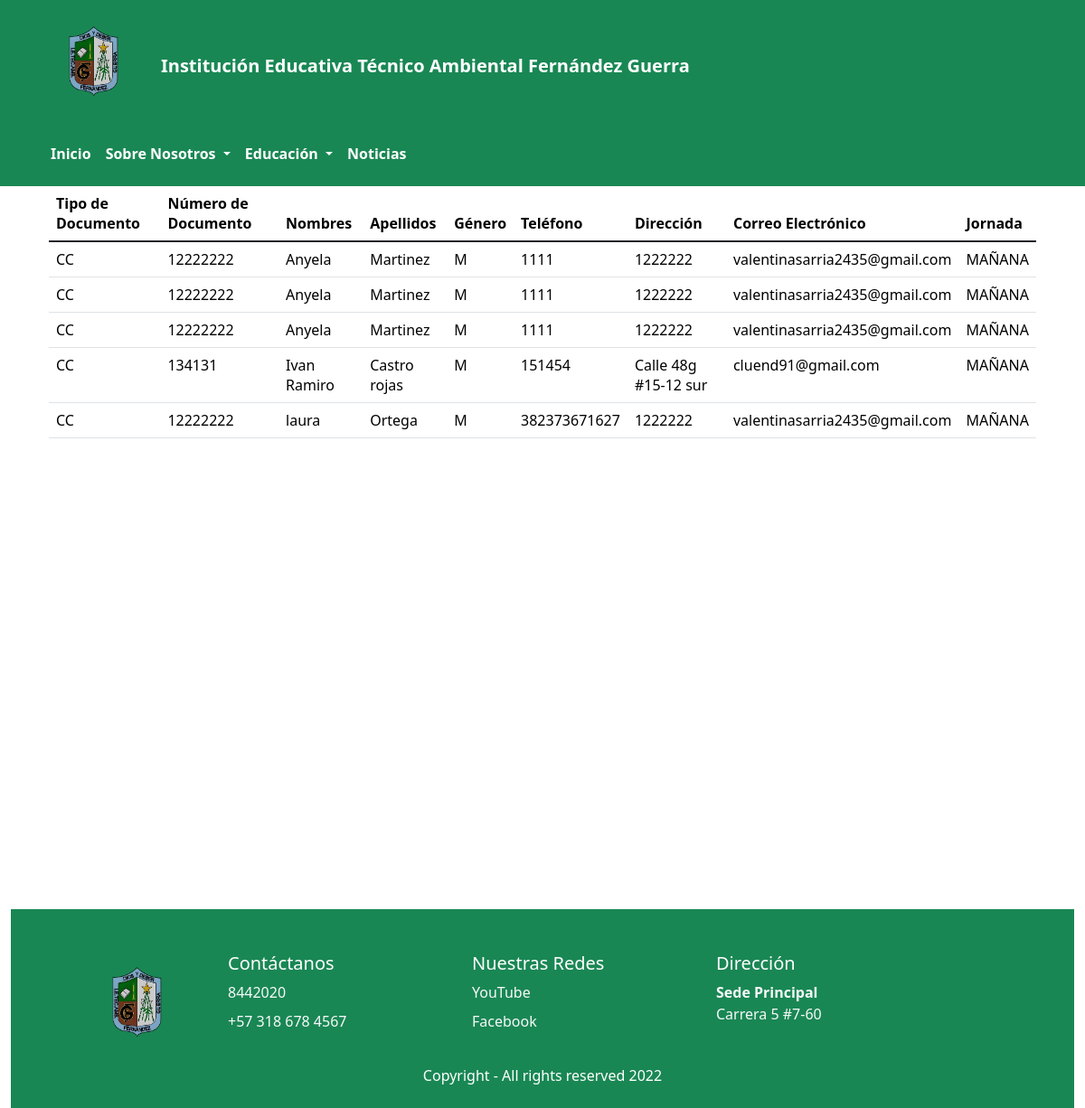
/docentes/, run on the app's committed database.
### docentes/models.py (models this page shows)
class Docente(models.Model):
        class TipoDoc(models.TextChoices):
                CC='CC', _('Cédula de Ciudadanía')
                CE='CE', _('Cédula de Extranjería')
                PP='PP', _('Pasaporte')
        TipoDoc=models.CharField(max_length=3,choices=TipoDoc.choices, default=TipoDoc.CC, verbose_name="Tipo de Documento")
        numDoc=models.CharField(max_length=60, verbose_name="Número de Documento")
        nombres=models.CharField(max_length=60, verbose_name="Nombres")
        apellidos=models.CharField(max_length=60, verbose_name="Apellidos")
        class Genero(models.TextChoices):
                M='M', _('Masculino')
                F='F', _('Femenino')
                I='I', _('Indefinido')
        Genero=models.CharField(max_length=3,choices=Genero.choices, default=Genero.M, verbose_name="Género")
        telefono=models.CharField(max_length=20, verbose_name="Teléfono")
        direccion=models.CharField(max_length=40, verbose_name="Dirección")
        correo=models.CharField(max_length=60, verbose_name="Correo Electrónico")
        class Estado(models.TextChoices):
                ACTIVO='1', _('Activo')
                INACTIVO='0', _('Inactivo')
        Estado=models.CharField(max_length=1,choices=Estado.choices, default=Estado.ACTIVO, verbose_name="Estado")
        class Jornada(models.TextChoices):
                JM='MAÑANA', _('Jornada Mañana')
                JT='TARDE', _('Jornada Tarde')
        Jornada=models.CharField(max_length=10,choices=Jornada.choices, default=Jornada.JM, verbose_name="Jornada")
        usuario=models.ForeignKey(Usuario, on_delete=models.CASCADE,verbose_name='Usuario')

### docentes/views.py (the view)
# urls.py: path('',docente,name="docente"),
def docente(request):
    titulo="Docente"
    docentes= Docente.objects.all()
    context={
        'titulo':titulo,
        'docentes':docentes
}
    return render(request,'docentes/docente.html',context)

### base/Templates/docentes/docente.html
{% extends 'partials/body.html' %}
{% block contenido %}
<table class="table">
    <thead>
    <tr>
      <th scope="col">Tipo de Documento</th>
      <th scope="col">Número de Documento</th>
      <th scope="col">Nombres</th>
      <th scope="col">Apellidos</th>
      <th scope="col">Género</th>
      <th scope="col">Teléfono</th>
      <th scope="col">Dirección</th>
      <th scope="col">Correo Electrónico</th>
      <th scope="col">Jornada</th>
    </tr>
    </thead>
    <tbody>
    {% for docente in docentes %}
    <tr>
        <td>{{docente.TipoDoc}}</td>
        <td>{{docente.numDoc}}</td>
        <td>{{docente.nombres}}</td>
        <td>{{docente.apellidos}}</td>
        <td>{{docente.Genero}}</td>
        <td>{{docente.telefono}}</td>
        <td>{{docente.direccion}}</td>
        <td>{{docente.correo}}</td>
        <td>{{docente.Jornada}}</td>
    </tr>
        {% endfor %}
    </tbody>
    </table>
{% endblock contenido %}

### data on the page
Docente: TipoDoc "CC", numDoc "12222222", nombres "Anyela", apellidos "Martinez", Genero "M", telefono "1111", direccion "1222222", correo "valentinasarria2435@gmail.com", Jornada "MAÑANA"
Docente: TipoDoc "CC", numDoc "12222222", nombres "Anyela", apellidos "Martinez", Genero "M", telefono "1111", direccion "1222222", correo "valentinasarria2435@gmail.com", Jornada "MAÑANA"
Docente: TipoDoc "CC", numDoc "12222222", nombres "Anyela", apellidos "Martinez", Genero "M", telefono "1111", direccion "1222222", correo "valentinasarria2435@gmail.com", Jornada "MAÑANA"
Docente: TipoDoc "CC", numDoc "134131", nombres "Ivan Ramiro", apellidos "Castro rojas", Genero "M", telefono "151454", direccion "Calle 48g #15-12 sur", correo "cluend91@gmail.com", Jornada "MAÑANA"
Docente: TipoDoc "CC", numDoc "12222222", nombres "laura", apellidos "Ortega", Genero "M", telefono "382373671627", direccion "1222222", correo "valentinasarria2435@gmail.com", Jornada "MAÑANA"
